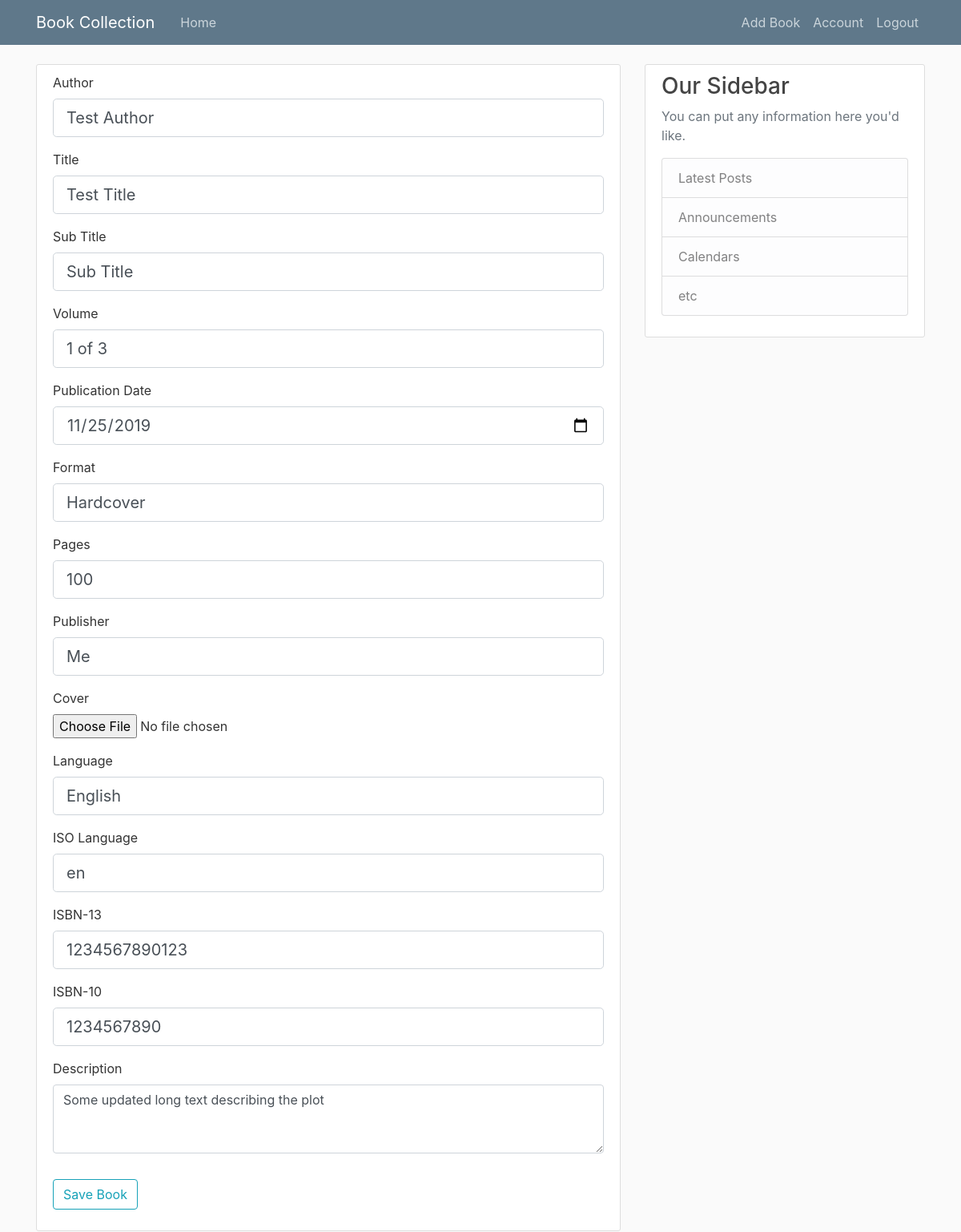
Screenshot of /book/1/update (signed in) with the database file from the repository.
### flask_collection/models.py (models this page shows, shortened)
class Book(db.Model):
    id = db.Column(db.Integer, primary_key=True)
    author = db.Column(db.String(50), nullable=False)
    title = db.Column(db.String(50), nullable=False)
    sub_title = db.Column(db.String(50))
    volume = db.Column(db.Integer)
    publication_date = db.Column(db.DateTime)
    print_format = db.Column(db.String(20))
    pages = db.Column(db.Integer)
    publisher = db.Column(db.String(20))
    cover = db.Column(db.String(20))
    language = db.Column(db.String(20))
    language_iso = db.Column(db.String(2))
    isbn_13 = db.Column(db.String(13))
    isbn_10 = db.Column(db.String(10))
    description = db.Column(db.Text)

### flask_collection/routes.py (the view)
@app.route('/book/<book_id>/update', methods=['GET', 'POST'])
@login_required
def update_book(book_id):
    book = Book.query.get_or_404(book_id)
    form = BookForm()
    if form.validate_on_submit():
        book.author = form.author.data
        book.title = form.title.data
        book.sub_title = form.sub_title.data
        book.volume = form.volume.data
        book.publication_date = form.publication_date.data
        book.print_format = form.print_format.data
        book.pages = form.pages.data
        book.publisher = form.publisher.data
        if form.cover.data:
            book.cover = form.cover.data.filename
        book.language = form.language.data
        book.language_iso = form.language_iso.data
        book.isbn_13 = form.isbn_13.data
        book.isbn_10 = form.isbn_10.data
        book.description = form.description.data
        db.session.commit()
        flash(f'Book updated!', 'success')
        return redirect(url_for('view_book', book_id=book.id))
    elif request.method == 'GET':
        form.author.data = book.author
        form.title.data = book.title
        form.sub_title.data = book.sub_title
        form.volume.data = book.volume
        form.publication_date.data = book.publication_date
        form.print_format.data = book.print_format
        form.pages.data = book.pages
        form.publisher.data = book.publisher
        form.language.data = book.language
        form.language_iso.data = book.language_iso
        form.isbn_13.data = book.isbn_13
        form.isbn_10.data = book.isbn_10
        form.description.data = book.description
    return render_template('add_book.html', title='Update Book', form=form)

### flask_collection/forms.py
class BookForm(FlaskForm):
    author = StringField('Author', validators=[DataRequired(), Length(min=2, max=50)])
    title = StringField('Title', validators=[DataRequired(), Length(min=2, max=50)])
    sub_title = StringField('Sub Title', validators=[Optional(), Length(min=2, max=50)])
    volume = StringField('Volume', validators=[Optional()])
    publication_date = DateField('Publication Date', validators=[Optional()])
    print_format = StringField('Format', validators=[Optional(), Length(min=2, max=20)])
    pages = IntegerField('Pages', validators=[Optional(), NumberRange(max=2000)])
    publisher = StringField('Publisher', validators=[Optional(), Length(min=2, max=20)])
    cover = FileField('Cover', validators=[FileAllowed(['jpg', 'png']), Optional()])
    language = StringField('Language', validators=[Optional()])
    language_iso = StringField('ISO Language', validators=[Optional()])
    isbn_13 = StringField('ISBN-13', validators=[Optional()])
    isbn_10 = StringField('ISBN-10', validators=[Optional()])
    description = TextAreaField('Description')
    submit = SubmitField('Save Book')

### flask_collection/models.py (called while the page is built)
@login_manager.user_loader
def load_user(user_id):
    return User.query.get(int(user_id))

### flask_collection/templates/add_book.html (shortened to what this page needs)
{% extends "layout.html" %}
{% block content %}
    <div class="content-section">
        <form method="POST" action="" enctype="multipart/form-data">
            <fieldset class="form-group">
                <div class="form-group">
                    {{ form.author.label(class="form-control-label") }}
                    {% if form.author.errors %}
                        {{ form.author(class="form-control form-control-lg is-invalid") }}
                        <div class="invalid-feedback">
                            {% for error in form.author.errors %}
                                <span>{{ error }}</span>
                            {% endfor %}
                        </div>
                    {% else %}
                        {{ form.author(class="form-control form-control-lg") }}
                    {% endif %}
                </div>
                <div class="form-group">
                    {{ form.title.label(class="form-control-label") }}
                    {% if form.title.errors %}
                        {{ form.title(class="form-control form-control-lg is-invalid") }}
                        <div class="invalid-feedback">
                            {% for error in form.title.errors %}
                                <span>{{ error }}</span>
                            {% endfor %}
                        </div>
                    {% else %}
                        {{ form.title(class="form-control form-control-lg") }}
                    {% endif %}
                </div>
                <div class="form-group">
                    {{ form.sub_title.label(class="form-control-label") }}
                    {% if form.sub_title.errors %}
                        {{ form.sub_title(class="form-control form-control-lg is-invalid") }}
                        <div class="invalid-feedback">
                            {% for error in form.sub_title.errors %}
                                <span>{{ error }}</span>
                            {% endfor %}
                        </div>
                    {% else %}
                        {{ form.sub_title(class="form-control form-control-lg") }}
                    {% endif %}
                </div>
                <div class="form-group">
                    {{ form.volume.label(class="form-control-label") }}
                    {% if form.volume.errors %}
                        {{ form.volume(class="form-control form-control-lg is-invalid") }}
                        <div class="invalid-feedback">
                            {% for error in form.volume.errors %}
                                <span>{{ error }}</span>
                            {% endfor %}
                        </div>
                    {% else %}
                        {{ form.volume(class="form-control form-control-lg") }}
                    {% endif %}
                </div>
                <div class="form-group">
                    {{ form.publication_date.label(class="form-control-label") }}
                    {% if form.publication_date.errors %}
                        {{ form.publication_date(class="form-control form-control-lg is-invalid") }}
                        <div class="invalid-feedback">
                            {% for error in form.publication_date.errors %}
                                <span>{{ error }}</span>
                            {% endfor %}
                        </div>
                    {% else %}
                        {{ form.publication_date(class="form-control form-control-lg") }}
                    {% endif %}
                </div>
                <div class="form-group">
                    {{ form.print_format.label(class="form-control-label") }}
                    {% if form.print_format.errors %}
                        {{ form.print_format(class="form-control form-control-lg is-invalid") }}
                        <div class="invalid-feedback">
                            {% for error in form.print_format.errors %}
                                <span>{{ error }}</span>
                            {% endfor %}
                        </div>
                    {% else %}
                        {{ form.print_format(class="form-control form-control-lg") }}
                    {% endif %}
                </div>
                <div class="form-group">
                    {{ form.pages.label(class="form-control-label") }}
                    {% if form.pages.errors %}
                        {{ form.pages(class="form-control form-control-lg is-invalid") }}
                        <div class="invalid-feedback">
                            {% for error in form.pages.errors %}
                                <span>{{ error }}</span>
                            {% endfor %}
                        </div>
                    {% else %}
                        {{ form.pages(class="form-control form-control-lg") }}
                    {% endif %}
                </div>
                <div class="form-group">
                    {{ form.publisher.label(class="form-control-label") }}
                    {% if form.publisher.errors %}
                        {{ form.publisher(class="form-control form-control-lg is-invalid") }}
                        <div class="invalid-feedback">
                            {% for error in form.publisher.errors %}
                                <span>{{ error }}</span>
                            {% endfor %}
                        </div>
                    {% else %}
                        {{ form.publisher(class="form-control form-control-lg") }}
                    {% endif %}
                </div>
                <div class="form-group">
                    {{ form.cover.label(class="form-control-label") }}
                    {{ form.cover(class="form-control-file") }}
                </div>
                <div class="form-group">
                    {{ form.language.label(class="form-control-label") }}
                    {% if form.language.errors %}
                        {{ form.language(class="form-control form-control-lg is-invalid") }}
                        <div class="invalid-feedback">
                            {% for error in form.language.errors %}
                                <span>{{ error }}</span>
                            {% endfor %}
                        </div>
                    {% else %}
                        {{ form.language(class="form-control form-control-lg") }}
                    {% endif %}
                </div>
                <div class="form-group">
                    {{ form.language_iso.label(class="form-control-label") }}
                    {% if form.language_iso.errors %}
                        {{ form.language_iso(class="form-control form-control-lg is-invalid") }}
                        <div class="invalid-feedback">
                            {% for error in form.language_iso.errors %}
                                <span>{{ error }}</span>
                            {% endfor %}
                        </div>
                    {% else %}
                        {{ form.language_iso(class="form-control form-control-lg") }}
                    {% endif %}
                </div>
                <div class="form-group">
                    {{ form.isbn_13.label(class="form-control-label") }}
                    {% if form.isbn_13.errors %}
                        {{ form.isbn_13(class="form-control form-control-lg is-invalid") }}
                        <div class="invalid-feedback">
                            {% for error in form.isbn_13.errors %}
                                <span>{{ error }}</span>
                            {% endfor %}
                        </div>
                    {% else %}
                        {{ form.isbn_13(class="form-control form-control-lg") }}
                    {% endif %}
                </div>
                <div class="form-group">
                    {{ form.isbn_10.label(class="form-control-label") }}
                    {% if form.isbn_10.errors %}
                        {{ form.isbn_10(class="form-control form-control-lg is-invalid") }}
                        <div class="invalid-feedback">
                            {% for error in form.isbn_10.errors %}
                                <span>{{ error }}</span>
                            {% endfor %}
                        </div>
                    {% else %}
                        {{ form.isbn_10(class="form-control form-control-lg") }}
                    {% endif %}
                </div>
                <div class="form-group">
                    {{ form.description.label(class="form-control-label") }}
                    {{ form.description(class="form-control", rows="3") }}
                </div>
            </fieldset>
            <div class="form-group">
                {{ form.submit(class="btn btn-outline-info") }}
            </div>
        </form>
    </div>
{% endblock content %}

### flask_collection/static/main.css (style rules this page uses)
body { background: #fafafa; color: #333333; margin-top: 5rem; }
.content-section { background: #ffffff; padding: 10px 20px; border: 1px solid #dddddd; border-radius: 3px; margin-bottom: 20px; }

### rows the page displays
Book: author "Test Author", title "Test Title", sub_title.label "Sub Title", sub_title "Sub Title", volume "1 of 3", publication_date "11/25/2019", print_format "Hardcover", pages "100", publisher "Me", language "English", language_iso "en", isbn_13 "1234567890123", isbn_10 "1234567890", description "Some updated long text describing the plot"
